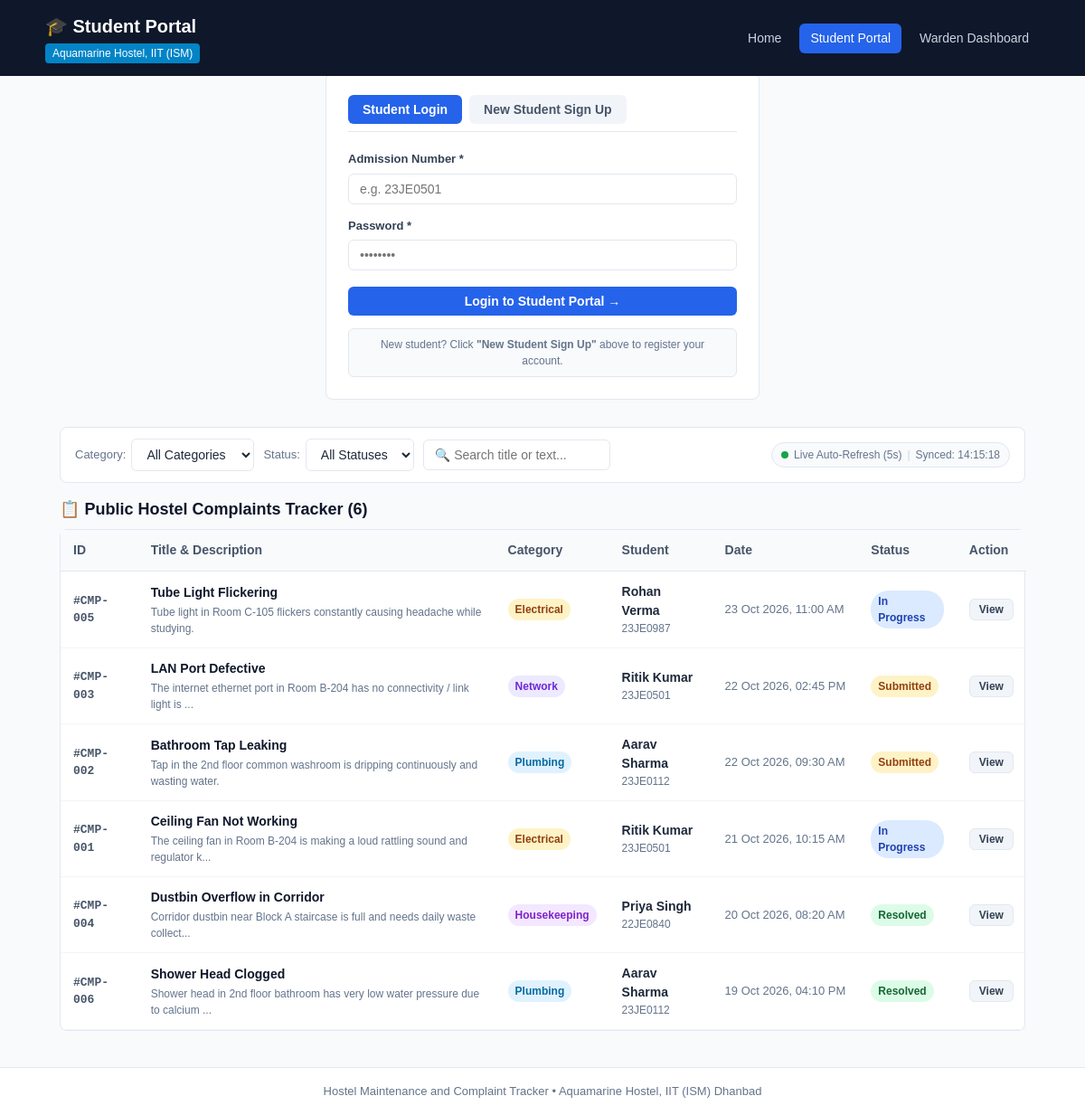
The page /student.php on the database as committed earlier.
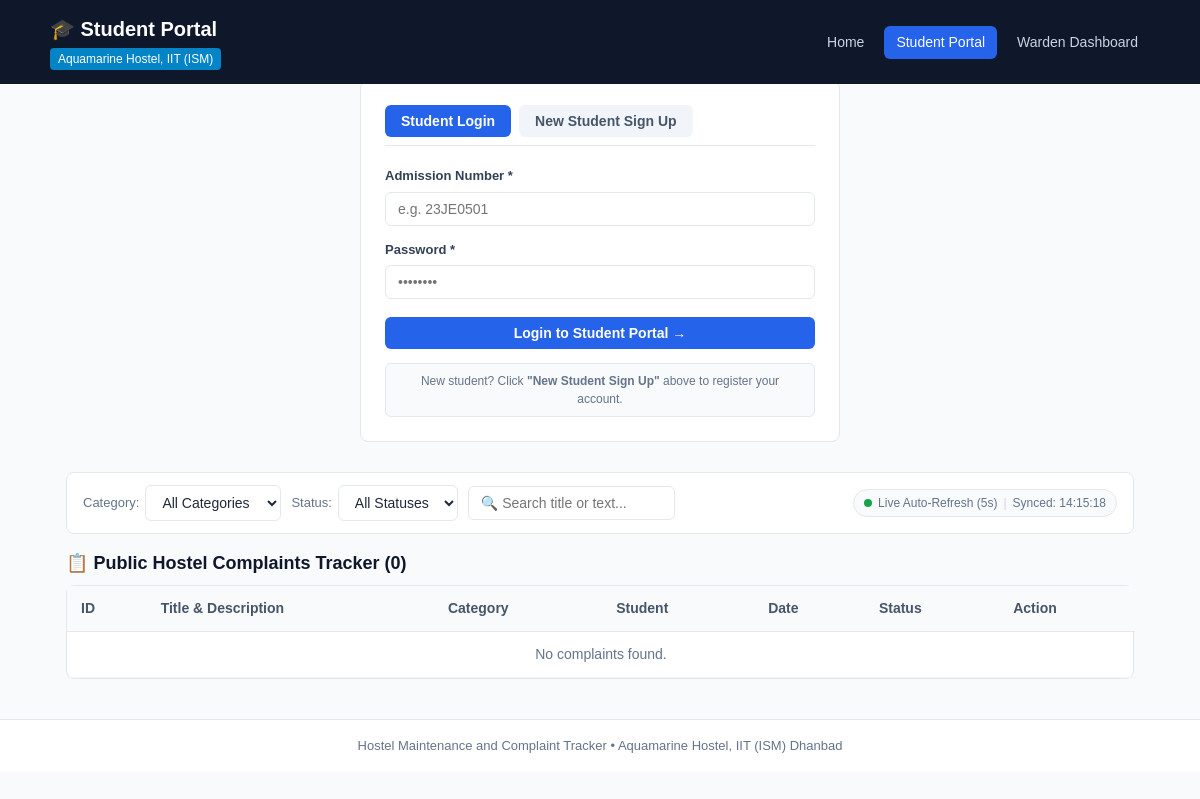
The same page on the database as committed later.
### tables this page shows
CREATE TABLE `complaints` (
  `id` INT AUTO_INCREMENT PRIMARY KEY,
  `student_id` INT NOT NULL,
  `title` VARCHAR(150) NOT NULL,
  `description` TEXT NOT NULL,
  `category` ENUM('Electrical', 'Plumbing', 'Network', 'Housekeeping') NOT NULL,
  `status` ENUM('Submitted', 'In Progress', 'Resolved') NOT NULL DEFAULT 'Submitted',
  `created_at` TIMESTAMP DEFAULT CURRENT_TIMESTAMP,
  CONSTRAINT `fk_complaint_student`
    FOREIGN KEY (`student_id`) 
    REFERENCES `students` (`id`) 
    ON DELETE CASCADE 
    ON UPDATE CASCADE
);

CREATE TABLE `students` (
  `id` INT AUTO_INCREMENT PRIMARY KEY,
  `name` VARCHAR(100) NOT NULL,
  `admission_no` VARCHAR(50) NOT NULL UNIQUE,
  `email` VARCHAR(100) NOT NULL,
  `password` VARCHAR(255) NULL
);

### student.php (the view, shortened to what the changed rows need)
<?php
$pdo = getDbConnection();
$isStudentLoggedIn = !empty($_SESSION['student_id']);
$currentStudentId  = $_SESSION['student_id'] ?? null;
$currentAdmissionNo = $_SESSION['student_admission_no'] ?? '';
if ($isStudentLoggedIn) {
    $stmt = $pdo->prepare('
        SELECT c.id, c.title, c.description, c.category, c.status, c.created_at,
               s.name AS student_name, s.admission_no, s.email AS student_email
        FROM complaints c
        JOIN students s ON c.student_id = s.id
        WHERE c.student_id = ?
        ORDER BY c.created_at DESC, c.id DESC
    ');
    $stmt->execute([$currentStudentId]);
    $pageTitle = "My Maintenance Complaints";
} else {
    $stmt = $pdo->query('
        SELECT c.id, c.title, c.description, c.category, c.status, c.created_at,
               s.name AS student_name, s.admission_no, s.email AS student_email
        FROM complaints c
        JOIN students s ON c.student_id = s.id
        ORDER BY c.created_at DESC, c.id DESC
    ');
    $pageTitle = "Public Hostel Complaints Tracker";
}
$complaintsList = $stmt->fetchAll();
?>
<!DOCTYPE html>
<html lang="en">
<head>
    <link rel="stylesheet" href="assets/style.css?v=<?php echo time(); ?>">
</head>
<body data-student-admission="<?php echo htmlspecialchars($currentAdmissionNo); ?>">
    <header class="header-bar">
        <div class="header-container">
            <div class="brand-info">
                <h1>🎓 Student Portal</h1>
            </div>
        </div>
    </header>
    <main class="main-wrapper">
        <section>
            <div style="display: flex; justify-content: space-between; align-items: center; margin-bottom: 8px;">
                <h3 style="font-size: 18px; color: #0f172a;">
                    📋 <?php echo $pageTitle; ?> (<span id="visibleComplaintsCount"><?php echo count($complaintsList); ?></span>)
                </h3>
            </div>
            <div class="table-responsive">
                <table class="complaint-table" id="complaintsTable">
                    <thead>
                        <tr>
                            <th>ID</th>
                            <th>Title & Description</th>
                            <th>Category</th>
                            <th>Student</th>
                            <th>Date</th>
                            <th>Status</th>
                            <th>Action</th>
                        </tr>
                    </thead>
                    <tbody>
                        <?php if (empty($complaintsList)): ?>
                            <tr>
                                <td colspan="7" class="empty-state">
                                    <?php echo $isStudentLoggedIn ? "You haven't submitted any complaints yet." : "No complaints found."; ?>
                                </td>
                            </tr>
                        <?php else: ?>
                            <?php foreach ($complaintsList as $row):
                                $catClass = 'cat-' . strtolower($row['category']);
                                $statusClass = 'status-' . strtolower(str_replace(' ', '-', $row['status']));
                            ?>
                                <tr
                                    class="complaint-row"
                                    data-complaint-id="<?php echo (int)$row['id']; ?>"
                                    data-category="<?php echo htmlspecialchars($row['category']); ?>"
                                    data-status="<?php echo htmlspecialchars($row['status']); ?>"
                                >
                                    <td class="complaint-id">#CMP-<?php echo str_pad($row['id'], 3, '0', STR_PAD_LEFT); ?></td>
                                    <td class="complaint-title-cell">
                                        <?php echo htmlspecialchars($row['title']); ?>
                                        <div class="complaint-desc-snippet">
                                            <?php echo htmlspecialchars(mb_strimwidth($row['description'], 0, 80, '...')); ?>
                                        </div>
                                    </td>
                                    <td>
                                        <span class="category-badge <?php echo $catClass; ?>">
                                            <?php echo htmlspecialchars($row['category']); ?>
                                        </span>
                                    </td>
                                    <td>
                                        <strong><?php echo htmlspecialchars($row['student_name']); ?></strong>
                                        <div style="font-size: 12px; color: #64748b;"><?php echo htmlspecialchars($row['admission_no']); ?></div>
                                    </td>
                                    <td style="color: #64748b; font-size: 13px; white-space: nowrap;">
                                        <?php echo date('d M Y, h:i A', strtotime($row['created_at'])); ?>
                                    </td>
                                    <td>
                                        <span
                                            class="badge status-badge <?php echo $statusClass; ?>"
                                            data-complaint-id="<?php echo (int)$row['id']; ?>"
                                        >
                                            <?php echo htmlspecialchars($row['status']); ?>
                                        </span>
                                    </td>
                                    <td>
                                        <button
                                            type="button"
                                            class="btn btn-secondary btn-sm btn-view-complaint"
                                            data-id="<?php echo (int)$row['id']; ?>"
                                            data-title="<?php echo htmlspecialchars($row['title']); ?>"
                                            data-category="<?php echo htmlspecialchars($row['category']); ?>"
                                            data-status="<?php echo htmlspecialchars($row['status']); ?>"
                                            data-date="<?php echo date('d M Y, h:i A', strtotime($row['created_at'])); ?>"
                                            data-student-name="<?php echo htmlspecialchars($row['student_name']); ?>"
                                            data-admission-no="<?php echo htmlspecialchars($row['admission_no']); ?>"
                                            data-description="<?php echo htmlspecialchars($row['description']); ?>"
                                        >
                                            View
                                        </button>
                                    </td>
                                </tr>
                            <?php endforeach; ?>
                        <?php endif; ?>
                    </tbody>
                </table>
            </div>
        </section>
    </main>
</body>
</html>

Rows that differ between the two databases and show on the page:
removed complaints: id "005", title "Tube Light Flickering", description "Tube light in Room C-105 flickers constantly causing headache while studying.", category "Electrical", student.name "Rohan Verma", student.admission_no "23JE0987", created_at "23 Oct 2026, 11:00 AM", status "In Progress"
removed complaints: id "003", title "LAN Port Defective", description "The internet ethernet port in Room B-204 has no connectivity / link light is ...", category "Network", student.name "Ritik Kumar", student.admission_no "23JE0501", created_at "22 Oct 2026, 02:45 PM", status "Submitted"
removed complaints: id "002", title "Bathroom Tap Leaking", description "Tap in the 2nd floor common washroom is dripping continuously and wasting water.", category "Plumbing", student.name "Aarav Sharma", student.admission_no "23JE0112", created_at "22 Oct 2026, 09:30 AM", status "Submitted"
removed complaints: id "001", title "Ceiling Fan Not Working", description "The ceiling fan in Room B-204 is making a loud rattling sound and regulator k...", category "Electrical", student.name "Ritik Kumar", student.admission_no "23JE0501", created_at "21 Oct 2026, 10:15 AM", status "In Progress"
removed complaints: id "004", title "Dustbin Overflow in Corridor", description "Corridor dustbin near Block A staircase is full and needs daily waste collect...", category "Housekeeping", student.name "Priya Singh", student.admission_no "22JE0840", created_at "20 Oct 2026, 08:20 AM", status "Resolved"
removed complaints: id "006", title "Shower Head Clogged", description "Shower head in 2nd floor bathroom has very low water pressure due to calcium ...", category "Plumbing", student.name "Aarav Sharma", student.admission_no "23JE0112", created_at "19 Oct 2026, 04:10 PM", status "Resolved"
Other text that changed with them:
count($complaintsList): "6" → "0"
text now shown: "No complaints found."
